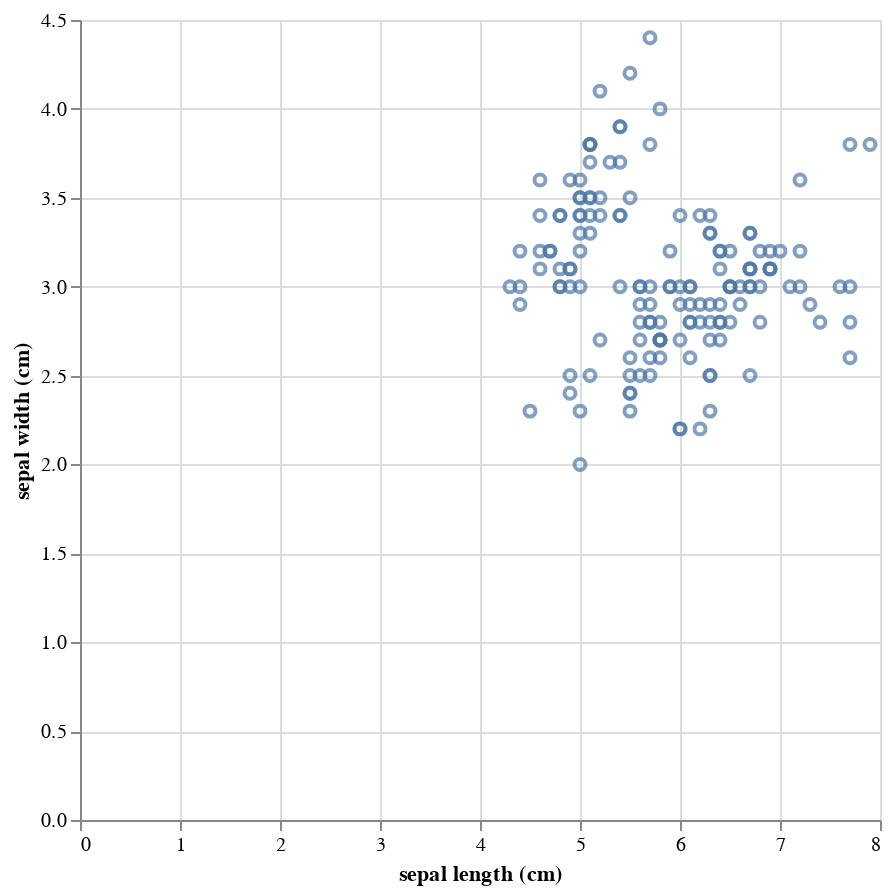

Source (notebook cell):
### Code cell
chart.mark_point().encode(
    x='sepal length (cm)',
    y='sepal width (cm)'
    ).properties(
    width=400,
    height=400,
)

### Figure 1 — Vega-Lite specification as saved in the notebook (floating-point values rounded to 4 significant figures; data arrays with more than 128 entries replaced by an {"elided": "..."} marker saying what was removed)
{"config": {"view": {"continuousWidth": 300, "continuousHeight": 300}}, "data": {"name": "data-162de5d8e07975ad058db8336257627e"}, "mark": {"type": "point"}, "encoding": {"x": {"field": "sepal length (cm)", "type": "quantitative"}, "y": {"field": "sepal width (cm)", "type": "quantitative"}}, "height": 400, "width": 400, "$schema": "https://vega.github.io/schema/vega-lite/v5.20.1.json", "datasets": {"data-162de5d8e07975ad058db8336257627e": {"elided": "150 records"}}}
